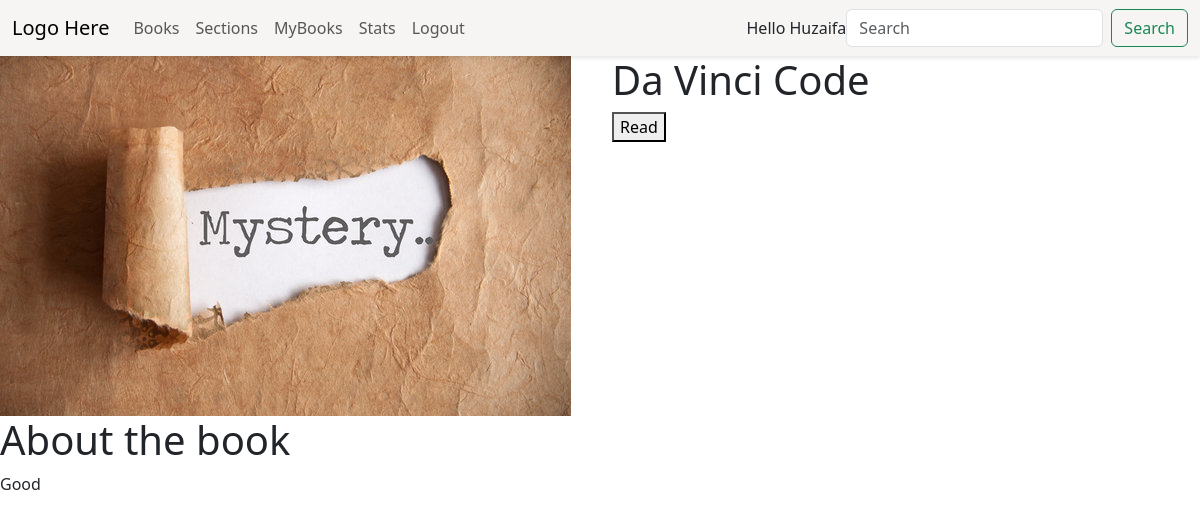
The page /view-book/1 (signed in) on the database its author committed.
### application/models.py (models this page shows)
class Books(db.Model):
    book_id = db.Column(db.Integer(), primary_key=True)
    name = db.Column(db.String(), nullable=False, unique=True)
    author = db.Column(db.String(), nullable=False)
    issue_time = db.Column(db.Integer(), nullable=False)
    genre = db.Column(db.String())
    pdf = db.Column(db.String())
    image = db.Column(db.String())
    content = db.Column(db.String())
    section_id = db.Column(db.Integer(), ForeignKey('section.section_id'))
    status = db.Column(db.Integer(), nullable=False, default=1)
    section = relationship("Section", backref="books")

### application/controllers.py (the view)
@app.route("/view-book/<int:book_id>")
def View_Book(book_id):
    if not session.get("name"):
        return redirect("/logout")
    user_id = session.get("user_id")
    book = Books.query.filter_by(book_id=book_id).first()
    book_issue = Book_Issues.query.filter_by(
        book_id=book_id, user_id=user_id).first()
    issued_book_count = Book_Issues.query.filter_by(user_id=user_id,status="accepted").count()
    print(issued_book_count)
    if not book_issue:
        book_issue = None
    elif book_issue.status == "accepted":
        today = datetime.date.today()
        if book_issue.end_date < today:
            book_issue.status = "completed"
            db.session.add(book_issue)
            db.session.commit()
            book_issue = book_issue = Book_Issues.query.filter_by(
                book_id=book_id, user_id=user_id).first()
    return render_template("user/view_book.html", book=book, book_issue=book_issue,issued_book_count=issued_book_count)

### templates/user/view_book.html (shortened to what this page needs)
<!DOCTYPE html>
<html lang="en">
<head>
</head>
<body>
    {% include "user/user_nav.html" %}
    <div class="row">
        <div class="col">
            <img src="../../static/uploads/{{ book.image }}" alt="{{ book.image }}">
        </div>
        <div class="col">
            <h1>{{ book.name }}</h1>
            {% if (issued_book_count == 5 and book_issue.status!="accepted")  %}
                <p>You have reached your book issue limit, please return one book to gain access to this book</p>
            {% else %}
                {% if book_issue==None %}
                <a href="/issue-book/{{ book.book_id }}/pending"><button>Request Access</button></a>
                {% elif book_issue.status=="pending" %}
                <button>Waiting for Librarian Approval</button>
                <p>Request Sent to Librarian</p>
                {% elif book_issue.status=="revoked" %}
                <a href="/reissue-book/{{ book.book_id }}/pending"><button>Request Again</button></a>
                <p>Your Previous access was <b>revoked</b>, You can send a re-request</p>
                {% elif book_issue.status=="rejected" %}
                <a href="/reissue-book/{{ book.book_id }}/pending"><button>Request Again</button></a>
                <p>Your Previous access was <b>rejected</b>, You can send a re-request</p>
                {% elif book_issue.status=="completed" %}
                <a href="/reissue-book/{{ book.book_id }}/pending"><button>Request Again</button></a>
                <p>Your Reading term for book is <b>completed</b>, You can send a re-request</p>
                {% elif book_issue.status=="accepted" %}
                <a href="/read/{{ book.book_id }}"><button>Read</button></a>
                {% endif %}
            {% endif %}
        </div>
    </div>
    <div class="row">
        <div class="col">
            <h1>About the book</h1>
            <p>{{book.content}}</p>
        </div>
    </div>
</body>
</html>

### templates/user/view_book.html (style rules this page uses)
img { max-width: 100%; max-height: 400px; }

### rows shown on the page
Books: image (picture), name "Da Vinci Code", content "Good"

### other values the page prints
{{ session.name }} "Huzaifa"
